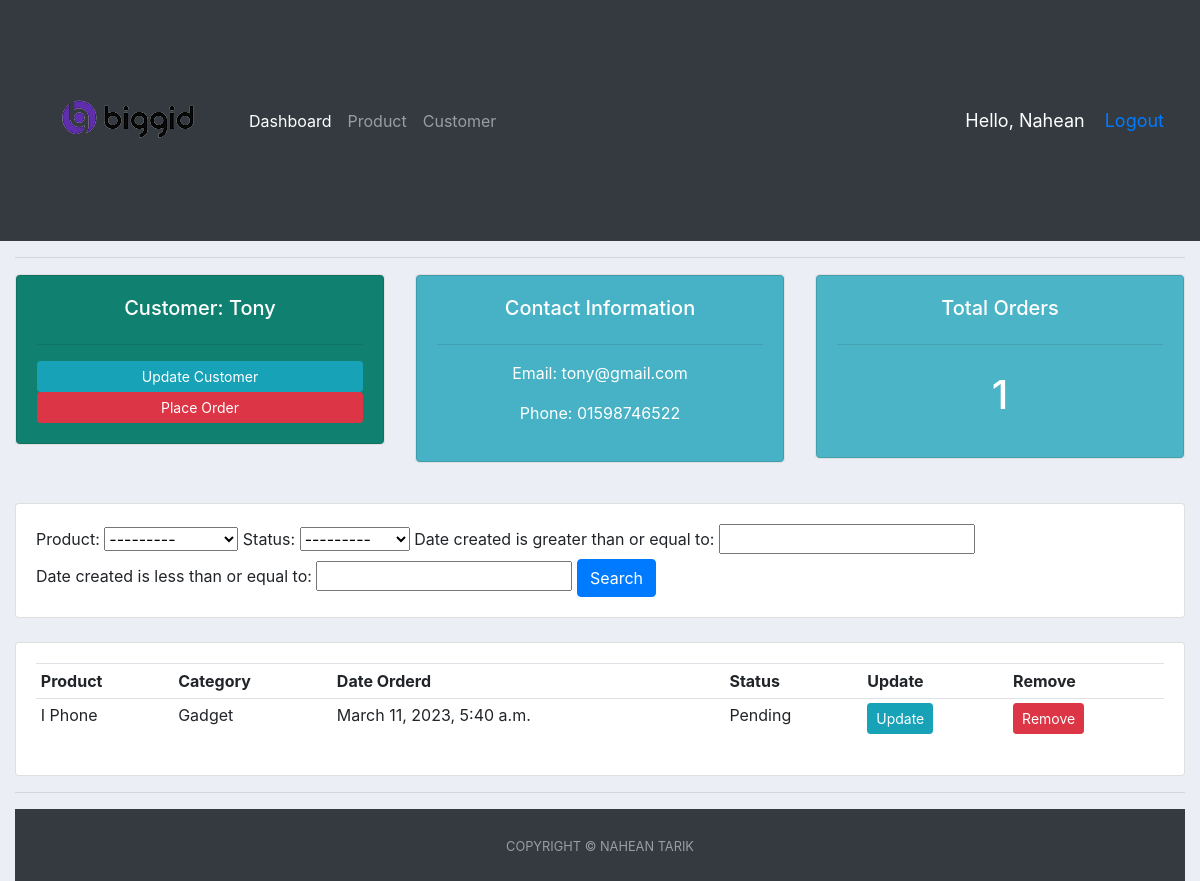
/customer/8/ (signed in), run on an earlier commit of the app's database.
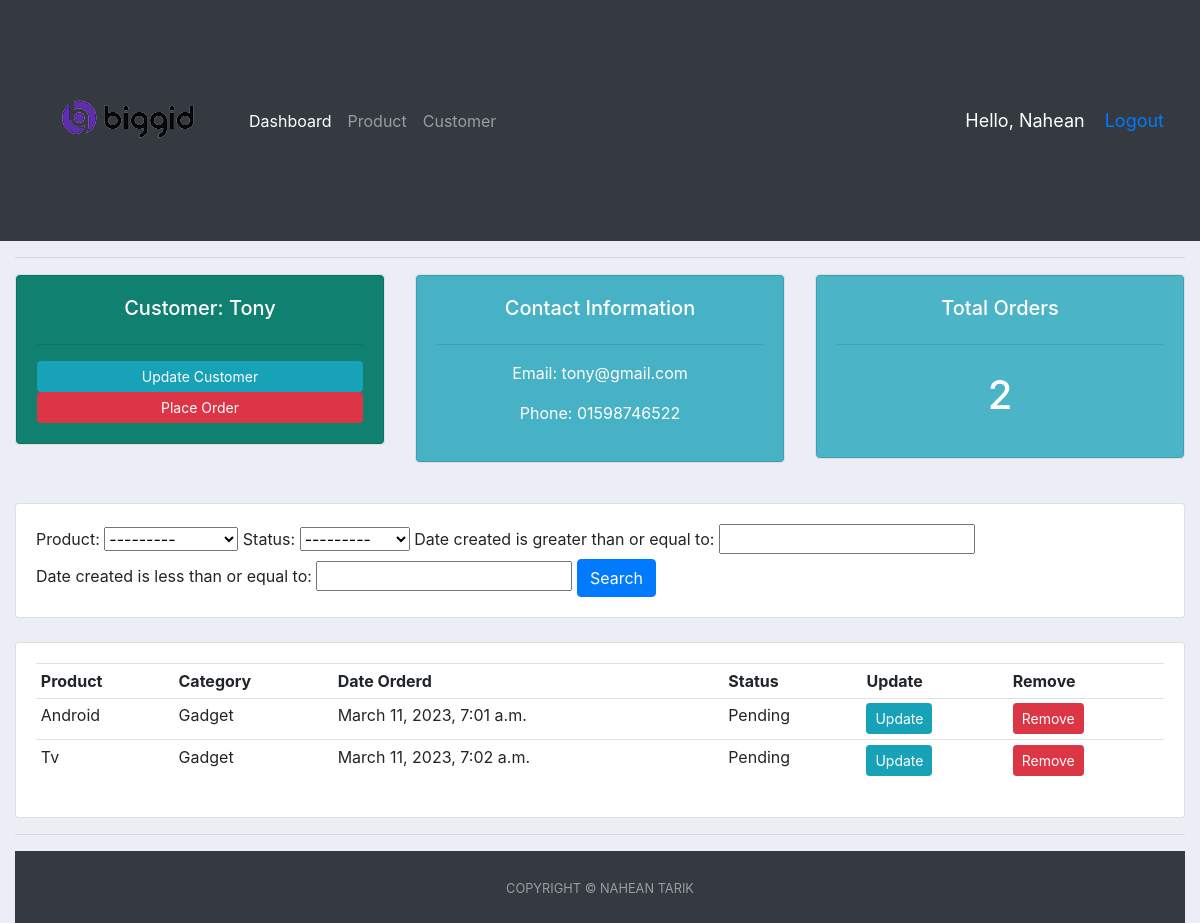
And on a later commit of the database.
### accounts/models.py (models this page shows, shortened)
class Order(models.Model):
    STATUS = (
        ('Pending', 'Pending'),
        ('On Process', 'On Process'),
        ('Delivered', 'Delivered'),
    )
    customer = models.ForeignKey(
        Customer, null=True, on_delete=models.SET_NULL)
    product = models.ForeignKey(Product, null=True, on_delete=models.SET_NULL)
    date_created = models.DateTimeField(auto_now_add=True, null=True)
    status = models.CharField(max_length=200, null=True, choices=STATUS)

class Product(models.Model):
    CATEGORY = (
        ('Food', 'Food'),
        ('Outdoor Item', 'Outdoor Item'),
        ('Gadget', 'Gadget'),
    )
    name = models.CharField(max_length=200, null=True)
    price = models.FloatField(null=True)
    category = models.CharField(max_length=200, null=True, choices=CATEGORY)
    Description = models.CharField(max_length=200, null=True, blank=True)
    date_created = models.DateTimeField(auto_now_add=True, null=True)
    tags = models.ManyToManyField(Tag)
    def __str__(self):
        return self.name

### accounts/decorators.py (the view)
        def wrapper_func(request, *args, **kwargs):
            group = None
            if request.user.groups.exists():
                group = request.user.groups.all()[0].name
            if group in allowed_roles:
                return view_func(request, *args, **kwargs)
            else:
                return HttpResponse('You are not authorized to view this page')

### accounts/views.py (called while the page is built)
@login_required(login_url='login')
@allowed_users(allowed_roles=['admin'])
def customer(request, cng):
    customer = Customer.objects.get(id=cng)
    orders = customer.order_set.all()
    myFilters = OrderFilters(request.GET, queryset=orders)
    orders = myFilters.qs
    total_orders = orders.count()
    context = {'orders': orders, 'customer': customer,
               'total_orders': total_orders, 'myFilters': myFilters}
    return render(request, 'accounts/customer.html', context)

### accounts/templates/accounts/customer.html
{% extends 'accounts/main.html' %} {% block content %}
<div class="row">
  <div class="col-md">
    <div class="card text-center text-white mb-3" id="Customer">
      <div class="card card-body" style="background-color: #108170">
        <h5>Customer: {{customer.name}}</h5>
        <hr />
        <a class="btn btn-sm btn-info" href="">Update Customer</a>
        <a
          class="btn btn-sm btn-danger"
          href="{% url 'create_order' customer.id %}"
          >Place Order</a
        >
      </div>
    </div>
  </div>
  <div class="col-md">
    <div class="card text-center text-white mb-3" id="Customer">
      <div class="card card-body" style="background-color: #47b2c5">
        <h5>Contact Information</h5>
        <hr />
        <p>Email: {{customer.email}}</p>
        <p>Phone: {{customer.phone}}</p>
      </div>
    </div>
  </div>
  <div class="col-md">
    <div class="card text-center text-white mb-3" id="Customer">
      <div class="card card-body" style="background-color: #4cb4c7">
        <h5>Total Orders</h5>
        <hr />
        <h1 style="text-align: center; padding: 10px">{{total_orders}}</h1>
      </div>
    </div>
  </div>
</div>
<br />
<div class="row">
  <div class="col">
    <div class="card card-body">
      <form method="get">
        {{myFilters.form}}
        <button class="btn btn-primary" type="submit">Search</button>
      </form>
    </div>
  </div>
</div>
<br />
<div class="row">
  <div class="col-md">
    <div class="card card-body">
      <table class="table table-sm">
        <tr>
          <th>Product</th>
          <th>Category</th>
          <th>Date Orderd</th>
          <th>Status</th>
          <th>Update</th>
          <th>Remove</th>
        </tr>
        {% for i in orders %}
        <tr>
          <td>{{i.product}}</td>
          <td>{{i.product.category}}</td>
          <td>{{i.date_created}}</td>
          <td>{{i.status}}</td>
          <td>
            <a class="btn btn-sm btn-info" href="{% url 'update_order' i.id %}"
              >Update</a
            >
          </td>
          <td>
            <a
              class="btn btn-sm btn-danger"
              href="{% url 'customer_order_delete' i.id %}"
              >Remove</a
            >
          </td>
        </tr>
        {% endfor %}
      </table>
    </div>
  </div>
</div>
{% endblock %}

What changed in the data, as far as the page shows it:
removed Order: product "I Phone", product.category "Gadget", date_created "March 11, 2023, 5:40 a.m.", status "Pending"
added Order: product "Android", product.category "Gadget", date_created "March 11, 2023, 7:01 a.m.", status "Pending"
added Order: product "Tv", product.category "Gadget", date_created "March 11, 2023, 7:02 a.m.", status "Pending"
Also different on the page:
{{ total_orders }}: "1" → "2"
